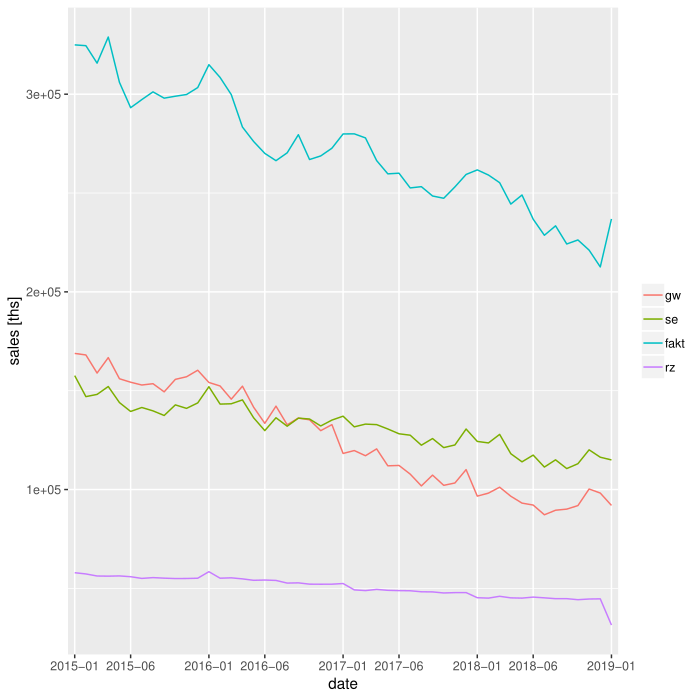

This chart was generated by the following R code:
library(ggplot2)
library(reshape2)

df <- read.csv("newspaper_sales_2015-17.csv", sep = ';',
               header=T, na.string="NA");

meltdf <- melt(df,id="date")

ggplot(meltdf,aes(x=date, y=value, colour=variable, group=variable)) +
  geom_line() +
  ylab(label="sales [ths]") +
  theme(legend.title=element_blank()) +
  scale_x_discrete (breaks=c("2015-01-01", "2015-06-01",
     "2016-01-01", "2016-06-01", "2017-01-01", "2017-06-01", "2018-01-01", "2018-06-01", "2019-01-01" ),
  labels=c("2015-01", "2015-06", "2016-01", "2016-06",
     "2017-01", "2017-06", "2018-01", "2018-06", "2019-01")  )

# https://stackoverflow.com/questions/10085806/extracting-specific-columns-from-a-data-frame
obs <- df[,c("date")]

normalize <- function(x) { return (x /x[1] * 100 )  }
dfN <- as.data.frame(lapply(df[-1], normalize))

# https://stackoverflow.com/questions/10150579/adding-a-column-to-a-data-frame
dfN["date"] <- obs

str(dfN)

meltdf <- melt(dfN,id="date")

# https://www.r-bloggers.com/what-is-a-linear-trend-by-the-way/
pN <- ggplot(meltdf,
 aes(x=date, y=value, colour=variable, group=variable)) + geom_line() +
 ylab(label="sales [ths]") +
 theme(legend.title=element_blank()) +
 stat_smooth(method = "lm", se=F) +
  scale_x_discrete (breaks=c("2015-01-01", "2015-06-01",
     "2016-01-01", "2016-06-01", "2017-01-01", "2017-06-01", "2018-01-01", "2018-06-01", "2019-01-01"),
  labels=c("2015-01", "2015-06", "2016-01",
  "2016-06", "2017-01", "2017-06", "2018-01", "2018-06", "2019-01")  )

pN

# Trend liniowy
# http://t-redactyl.io/blog/2016/05/creating-plots-in-r-using-ggplot2-part-11-linear-regression-plots.html

# http://r-statistics.co/Time-Series-Analysis-With-R.html
seq = c (1:nrow(dfN))
dfN["trend"] <- seq

trendL.gw <- lm(data=dfN, gw ~ trend )
trendL.fakt <- lm(data=dfN, fakt ~ trend )
trendL.se <- lm(data=dfN, se ~ trend )
trendL.rz <- lm(data=dfN, rz ~ trend )

trendL.gw
trendL.fakt
trendL.se
trendL.rz
